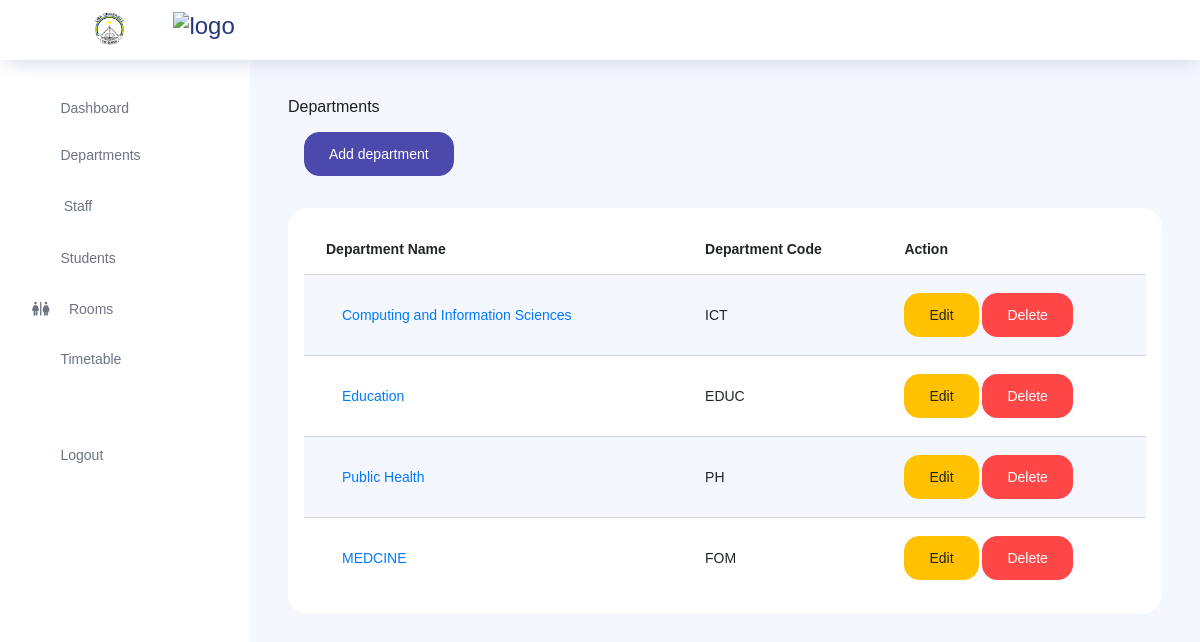
The app's page /departments/ (signed in) with its own data.
### store/models.py (models this page shows, shortened)
class Department(models.Model):
    department_name = models.CharField(max_length=100)
    department_code = models.CharField(max_length=20)

### core/views.py (the view, shortened to what this page needs)
# urls.py: path('departments/', views.departments, name='departments'),
def departments(request):
    if not request.user.is_authenticated:
        return redirect('core:login')
    departments = Department.objects.all()
    context = {
        'departments': departments,
    }
    return render(request, 'core/departments.html', context)

### templates/core/departments.html (shortened to what this page needs)
{% extends 'core/layout.html'%}
{% block content %}
Departments
<br>
<a href="#" class="btn btn-primary m-3" data-toggle="modal" data-target="#addDepartment">Add department</a>
<div class="card p-3 my-3 bg-white">
    <table class="table table-striped">
        <thead>
            <tr>
                <th>Department Name</th>
                <th>Department Code</th>
                <th>Action</th>
            </tr>
        </thead>
        <tbody>
            {% for d in departments %}
            <tr>
                <td><a class="nav-link" href="{% url 'core:program' dpt=d.pk %}">{{ d.department_name }}</a></td>
                <td>{{ d.department_code }}</td>
                <td>
                    <a href="#" data-toggle="modal" data-target="#editDepartment{{ d.id }}" class="btn btn-warning">Edit</a>
                    <a href="{% url 'core:deleteDepartment' pk=d.id %}" onclick="return(confirm('Are you sure you want to delete this department?'))" class="btn btn-danger">Delete</i></a>
                </td>
            </tr>
            {% endfor %}
        </tbody>
    </table>
</div>
{%endblock%}

### records on screen
Department: department_name "Computing and Information Sciences", department_code "ICT"
Department: department_name "Education", department_code "EDUC"
Department: department_name "Public Health", department_code "PH"
Department: department_name "MEDCINE", department_code "FOM"
